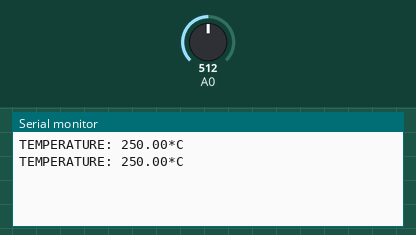
The sketch below on a simulated Arduino Uno, built with avr-gcc and run on an emulated ATmega328P. Parts: the last lines printed to the serial monitor. The inputs (shaded band) are chosen by the test bench; at power-on: A0 = 512.

Above: at 1.8 s.
1.9 s: A0 set to 716
At 2.8 s:
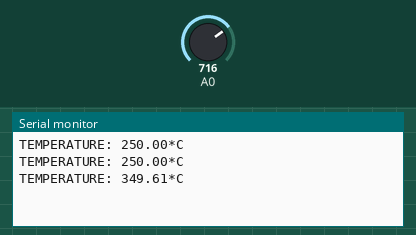
3.4 s: A0 set to 900
At 4.5 s:
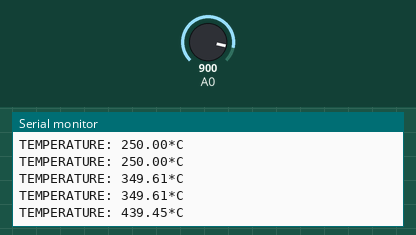
Timing chart, 0 to 6.4 s (numbered marks = the images above; inputs shaded):
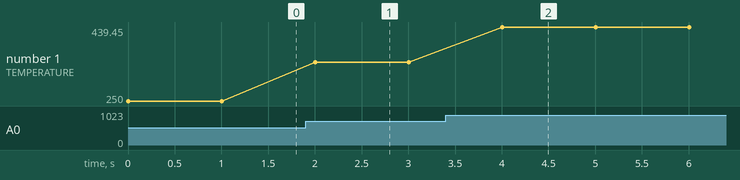

Measured:
- after the input at 1.9 s, the serial monitor: prints a new line after 0.10 s (image 1)
- after the input at 3.4 s, the serial monitor: prints a new line after 0.60 s (image 2)
- plotted number 1: 250 → 349.61 after the input at 1.9 s, 349.61 → 439.45 after the input at 3.4 s

The sketch:

lm_35_with_esp.ino
```cpp
float temp;
float temperature;


void setup() {
  // put your setup code here, to run once:

  Serial.begin(115200);

}

void loop() {
  // put your main code here, to run repeatedly:
temp = analogRead(A0);
temperature = temp * 0.48828125;
Serial.print("TEMPERATURE: ");
Serial.print(temperature);
Serial.print("*C");
Serial.println();
delay(1000);


}
```
